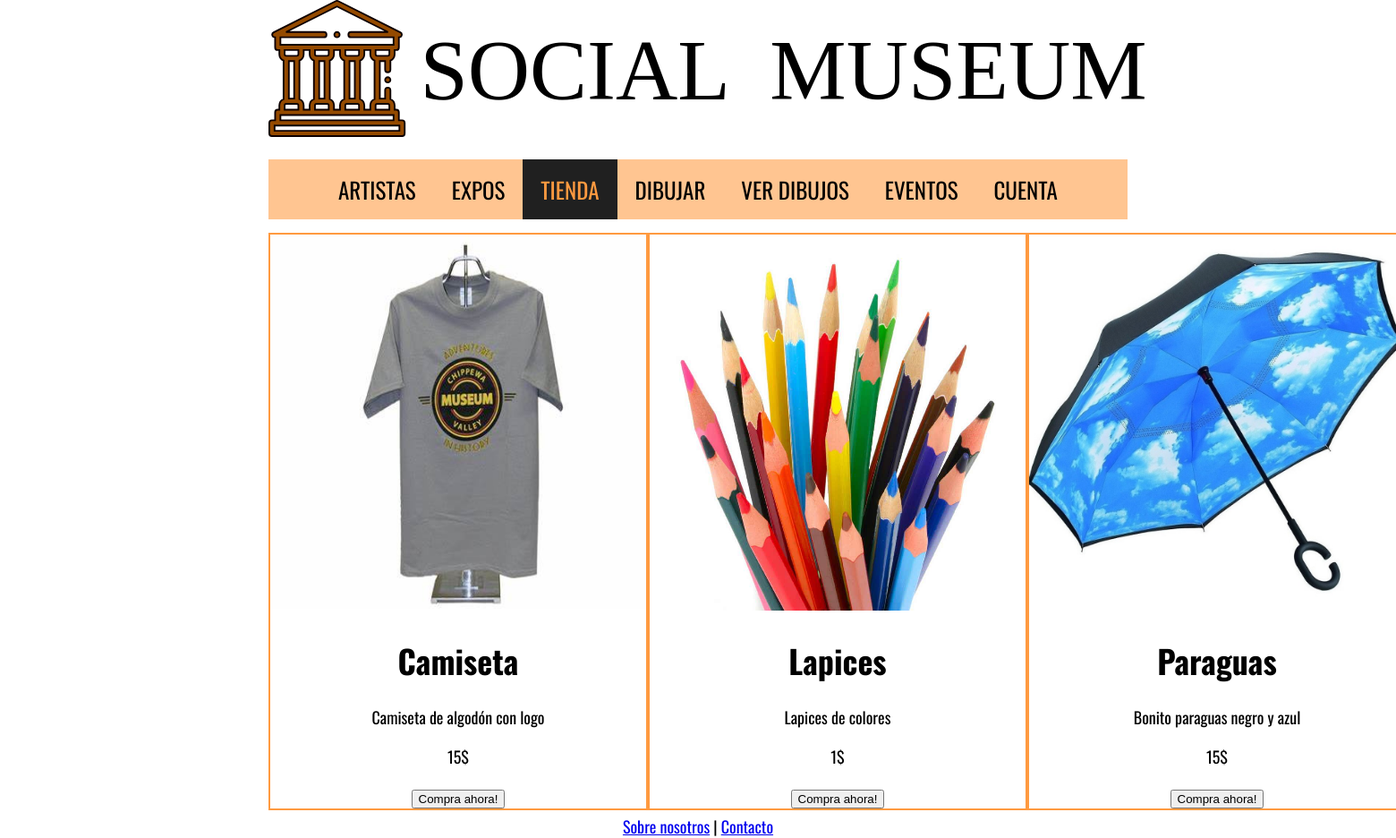
Page /tienda.php (signed in) on the committed database.
### tables this page shows
CREATE TABLE `productos` (
  `id` int(11) NOT NULL,
  `nombre` varchar(25) DEFAULT NULL,
  `descripcion` varchar(255) DEFAULT NULL,
  `precio` float NOT NULL DEFAULT 0,
  `unidades` int(11) NOT NULL DEFAULT 0
);

### includes/Producto.php (called while the page is built, shortened)
<?php
class Producto
{
    public static function buscaProductoID($id){
        $app = Aplicacion::getInstance();
        $conn = $app->conexionBd();
		$query = sprintf("SELECT * FROM Productos P WHERE P.id = '%d'", $conn->real_escape_string($id));
        $rs = $conn->query($query);
        $result = false;
        if ($rs) {
            if ( $rs->num_rows == 1) {
                $fila = $rs->fetch_assoc();
				$producto = new Producto($fila['nombre'], $fila['descripcion'], $fila['precio'], $fila['unidades']);
                $producto->id = $fila['id'];
                $result = $producto;
            }
        } else {
            echo "Error al consultar en la BD: (" . $conn->errno . ") " . utf8_encode($conn->error);
            exit();
        }
        return $result;
    }
    private $nombre;
    private $descripcion;
    private $precio;
    private function __construct($nombre, $descripcion, $precio, $unidades)
    {
        $this->nombre= $nombre;
        $this->descripcion = $descripcion;
		$this->precio = $precio;
    }
	public function precio()
    {
        return $this->precio;
    }
    public function nombre()
    {
        return $this->nombre;
    }
    public function descripcion()
    {
        return $this->descripcion;
    }
	public static function todosProductos(){
		$query = sprintf("SELECT * FROM Productos WHERE unidades > 0");
		$productos = self:: consulta($query);
		return $productos;
	}
	private static function consulta($query){
		$app = Aplicacion::getInstance();
        $conn = $app->conexionBd();
        $rs = $conn->prepare($query);
        $rs->execute();
		return $rs->get_result();
	}
}

### includes/MostradorProductos.php (the view, shortened to what this page needs)
<?php
class MostradorProductos {
    public function muestra(){
	$productos = Producto::todosProductos();
	$filas = $productos->num_rows;
    $html = "";
    if($filas == 0){
        $html = <<<EOF
            <p> ¡No hay productos en la tienda! </p>
        EOF;
    }
    else{
        foreach($productos as $producto){
            $id = $producto['id'] ?? null;
            if(!empty($id)){
                $html .= self::muestraProductoPorID($id);
            }
            }
        }
    return $html;
    }
    public function muestraProductoPorID($id){
        $product = Producto::buscaProductoID($id);
        $descripcion = $product->descripcion();
        $precio = $product->precio();
        $nombre = $product->nombre();
        $path = "img/productos/".$nombre.".jpg";
            $html = <<<EOF
            <div class="product-info">
            <div class="product-text">
            <img src=$path height="420" width="420">
            <h1>$nombre</h1>
            <p>$descripcion </p>
            </div>
            <div class="product-price-btn">
            <p><span>$precio</span>$</p>
EOF;
			if (isset($_SESSION["login"]) && $_SESSION["login"]) {
				$html .= <<<EOF
				<form action="compras.php?producto=$id" method="POST">
            <input class="control" type="hidden" name="compra" value=true contenteditable="false" />
				<button type="submit">Compra ahora!</button>
				</form>
EOF;
			}
            $html .= <<<EOF
            </div>
            </div>
            EOF;
        return $html;
    }
}
?>

### css/estilo.css (style rules this page uses)
html { overflow-y:scroll; }
body { margin:0 auto; padding:0; font-size:18px; font-family: 'Oswald', sans-serif, "Times New Roman", Times, serif; color:#000000; width: 960px; }
.product-info { border: #ff9a40 2px solid; }

### rows in the picture
productos: nombre (picture), nombre "Camiseta", descripcion "Camiseta de algodón con logo", precio "15"
productos: nombre (picture), nombre "Lapices", descripcion "Lapices de colores", precio "1"
productos: nombre (picture), nombre "Paraguas", descripcion "Bonito paraguas negro y azul", precio "15"
